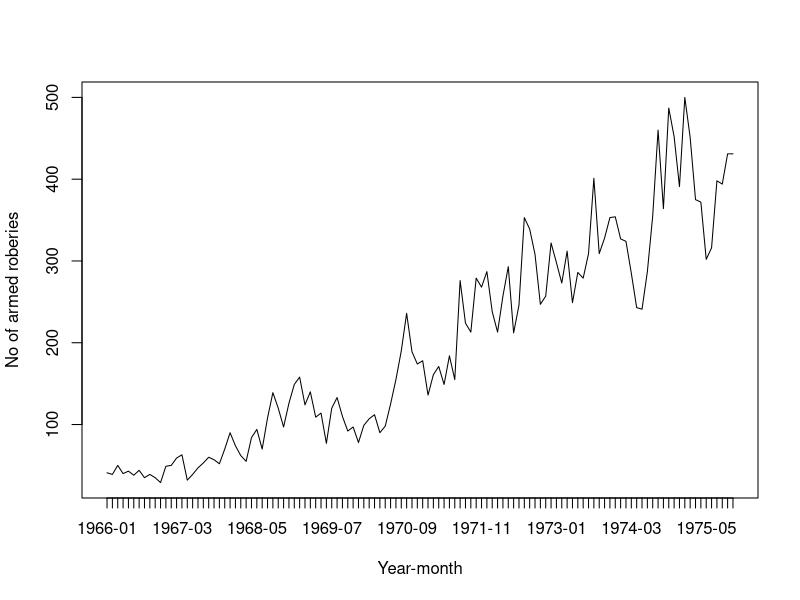

Write the R code that produced this figure.
# Read in data
setwd("c:/Users/Tadaishi/SkyDrive/Docs/PhD Epi/Winter_17/Time series/Project/")
boston <- read.table("bostonArmedRobberies.txt", header = F)
colnames(boston) <- c("month", "crimes")
###################################################################################
################################ Plotting the data ################################
###################################################################################
ts.plot(boston$crimes, ylab= "No of armed roberies", xlab="Year-month", gpars=list(xaxt="n"))
axis(side=1, at=seq(1:118), label=boston$month)
